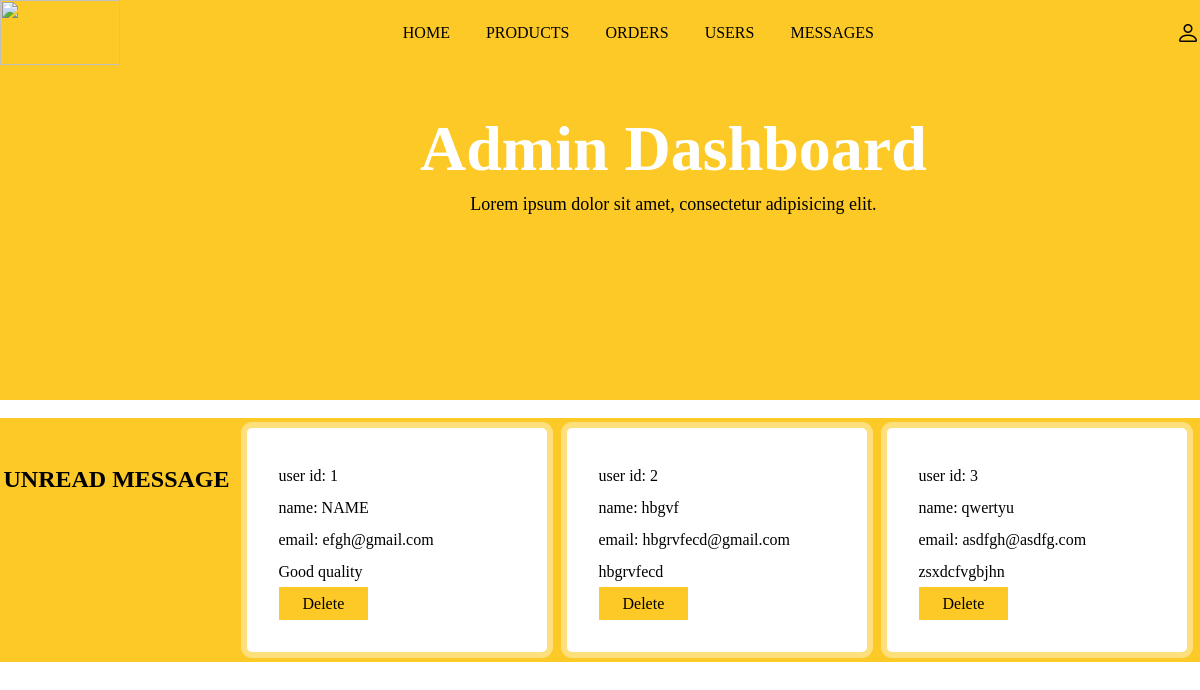
The app's page /admin_message.php (signed in) with its own data.
### tables this page shows
CREATE TABLE `message` (
  `id` int(255) NOT NULL,
  `user_id` int(255) NOT NULL,
  `name` varchar(255) NOT NULL,
  `email` varchar(255) NOT NULL,
  `number` varchar(255) NOT NULL,
  `message` varchar(255) NOT NULL
);

### admin_message.php (the view, shortened to what this page needs)
<?php
include 'connection.php';
?>
<!DOCTYPE html>
<html lang="en">
<head>
    <link rel="stylesheet" href="https://cdn.jsdelivr.net/npm/bootstrap-icons@1.9.1/font/bootstrap-icons.css">
    <link rel="stylesheet" type="text/css" href="style.css">
</head>
<body>
    <?php include 'admin_header.php'; ?>
    <section class="message-container">
        <h1 class="title">Unread message</h1>
        <div class="box-container">
            <?php
            $select_message = mysqli_query($conn,"SELECT * FROM `message`") or die('qurey failed');
            if(mysqli_num_rows($select_message)>0){
                while($fetch_message = mysqli_fetch_assoc($select_message)){
                    ?>
                    <div class="box">
                        <p>user id: <span><?php echo $fetch_message['id']; ?></span></p>
                        <p>name: <span><?php echo $fetch_message['name']; ?></span></p>
                        <p>email: <span><?php echo $fetch_message['email']; ?></span></p>
                        <p><?php echo $fetch_message['message']; ?></p>
                         <a href="admin_message.php?delete=<?php echo $fetch_message['id']; ?>" onclick="return confirm
                         ('delete this message')" class="delete">delete</a>
                </div>
                <?php
                }
            }else{
                echo '
                <div class="empty">
                <p>no messages yet!</p>
                </div>
                ';
            }
    ?>
        </div>
</section>
</body>
</html>

### style.css (style rules this page uses)
* { margin: 0; padding: 0; box-sizing: border-box; }
:root { --box-shadow: 0px 0px 0px 6px rgb(255 255 255/40%); --orange: #fcc927; }
a { text-decoration: none; }
.box-container .box { background: #fff; box-shadow: var(--box-shadow); padding: 2rem; text-align: center; border-radius: 5px; }
.show-products, .message-container { position: relative; background: var(--orange); margin-top: -3.5rem; display: flex; flex-wrap: wrap; justify-content: space-around; }
.box-container { display: flex; flex-direction: row; justify-content: space-around; flex-wrap: wrap; }
.box { margin: 10px; text-align: center; width: 300px; }
.box-container .box { line-height: 2; width: 300px; }
.edit, .delete { color:black; background: var(--orange); padding: .5rem 1.5rem; text-transform: capitalize; line-height: 2; }
.message-container .title, .order-container .title { text-transform: uppercase; padding-top: 3rem; }
.box-container .box { text-align: left; padding: 1rem, 2rem; }

### records on screen
message: id "1", name "NAME", email "efgh@gmail.com", message "Good quality"
message: id "2", name "hbgvf", email "hbgrvfecd@gmail.com", message "hbgrvfecd"
message: id "3", name "qwertyu", email "asdfgh@asdfg.com", message "zsxdcfvgbjhn"
